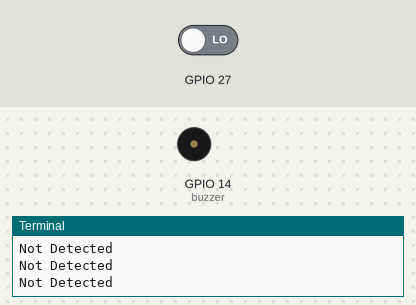
The program below on a simulated Raspberry Pi (BCM pin numbers). On the bench: buzzer (waves = sounding), the last lines printed to the terminal. The test bench sets the inputs (shaded band); at power-on: GPIO 27 LOW.

Above: at 1.2 s.
1.3 s: GPIO 27 driven HIGH
At 1.9 s:
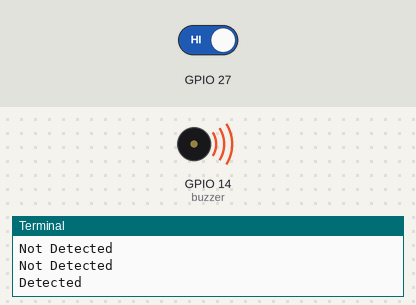
Timing chart, 0 to 4.3 s (numbered marks = the images above; inputs shaded):
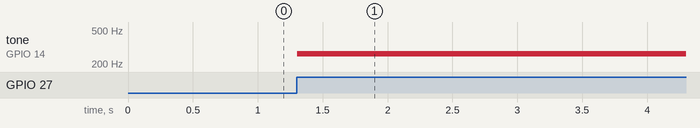

The program:

Mission020101.py
```python
import RPi.GPIO as GPIO
import time

GPIO.setmode(GPIO.BCM)
pir_sensor = 27
buzzer = 14

GPIO.setup(27, GPIO.IN)
GPIO.setup(buzzer, GPIO.OUT)

try:
	while True:
		if GPIO.input(27):
			print("Detected")
			pwm = GPIO.PWM(buzzer, 262)
			pwm.start(50.0)
			time.sleep(1.5)
			pwm.stop()
		else:
			print ("Not Detected")
			time.sleep(0.1)

except KeyboardInterrupt:
	pass

GPIO.cleanup()
```

Measured:
- after the input at 1.3 s, tone on GPIO 14 (buzzer): silent → 262 Hz at once
